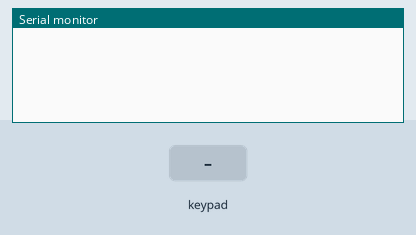
This sketch was run on a simulated Arduino Uno, built with avr-gcc and run on an emulated ATmega328P. Parts: the last lines printed to the serial monitor. Inputs (shaded band) come from the test bench.

Above: at 1.2 s.
1.3 s: key '1' pressed
At 1.9 s:
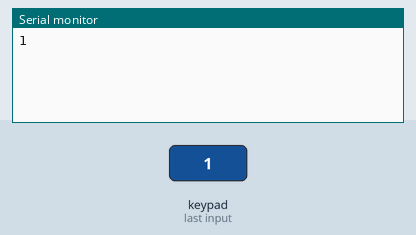
2.8 s: keypad keys 1 0 1 1 1 2 1 3 # pressed 0.4 s apart
At 6.9 s:
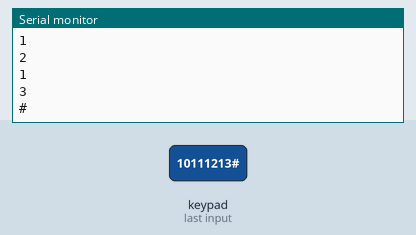
7.9 s: key 'A' pressed
At 9.1 s:
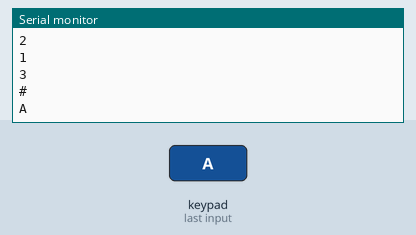
9.4 s: keypad keys 1 0 1 1 1 2 1 3 * pressed 0.4 s apart
At 14.1 s:
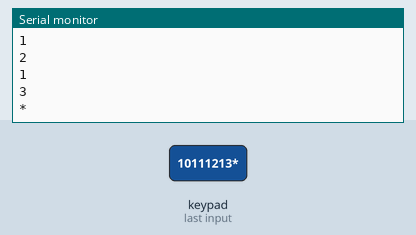
14.5 s: key 'B' pressed
At 15.7 s:
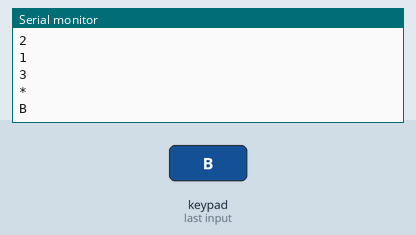
16.0 s: keypad keys 1 0 1 1 1 2 1 3 D pressed 0.4 s apart
At 20.4 s:
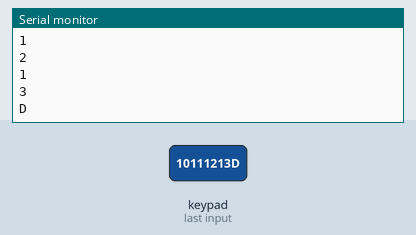
Timing chart, 0 to 21.9 s (numbered marks = the images above; inputs shaded):
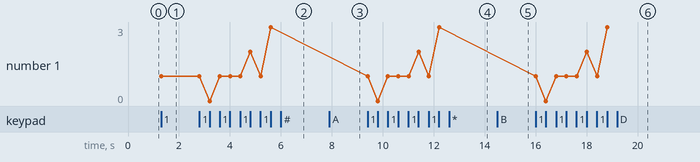

Measured:
- after the input at 1.3 s, the serial monitor: prints a new line at once (image 1)
- after the input at 2.8 s, the serial monitor: prints a new line after 0.41 s (image 2)
- after the input at 7.9 s, the serial monitor: prints a new line at once (image 3)
- after the input at 9.4 s, the serial monitor: prints a new line at once (image 4)
- after the input at 14.5 s, the serial monitor: prints a new line at once (image 5)
- after the input at 16.0 s, the serial monitor: prints a new line at once (image 6)
- plotted number 1: 1 → 3 after the input at 2.8 s

The sketch:

KEYPAD_DENEME.ino
```cpp
#include <Keypad.h>

const byte ROWS = 4; //four rows
const byte COLS = 4; //four columns

//define the cymbols on the buttons of the keypads
char hexaKeys[ROWS][COLS] = {
  {'1','2','3','A'},
  {'4','5','6','B'},
  {'7','8','9','C'},
  {'*','0','#','D'}
};

byte rowPins[ROWS] = {10, 11, 12, 13}; //connect to the row pinouts of the keypad
byte colPins[COLS] = {6, 7, 8, 9}; //connect to the column pinouts of the keypad


Keypad kpd = Keypad( makeKeymap(hexaKeys), rowPins, colPins, ROWS, COLS);

unsigned long timer_ms = 0;

void setup(){
  Serial.begin(9600);

  // Try playing with different debounceTime settings to see how it affects
  // the number of times per second your loop will run. The library prevents
  // setting it to anything below 1 millisecond.
  kpd.setDebounceTime(10);  // setDebounceTime(mS)
}

void loop(){
  char key = kpd.getKey();

  // Report the number of times through the loop in 1 second. This will give
  // you a relative idea of just how much the debounceTime has changed the
  // speed of your code. If you set a high debounceTime your loopCount will
  // look good but your keypresses will start to feel sluggish.
  if ((millis() - timer_ms) > 1000) {

    timer_ms = millis();
  }

  if(key)
    Serial.println(key);
}
```
